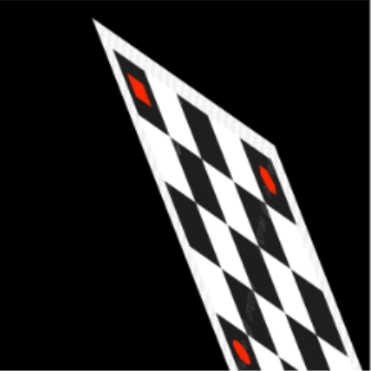
#> input picture images/transformed_image.jpeg, 371 x 371 px, found by its file name
$ python geometric_transforms_affine.py
#> lines starting #> are read from the running program, lines starting #| are printed output that depends on the picture
import numpy as np
import cv2 as cv
import matplotlib.pyplot as plt

# Read in the image.
img = cv.imread('..\\images\\transformed_image.jpeg')
#> img is the input picture: shape (371, 371, 3); mean B, G, R 45.6, 45.7, 46.7
assert img is not None, "file could not be read, check with os.path.exists()"

# Get the images rows, columns
rows,cols,ch = img.shape
#> rows = 371; cols = 371; ch = 3

# First step: Translate image back to original frame of view:
# --------------------------------------------------------
# Here, I try to move the board so its top-left corner is at the origin (0,0).
# I use a 2x3 translation matrix, T, which shift the pixels
# of the image 93 columns to the left and 20 rows up.
T = np.float32([
    [1,0,-93],  # 93 columns to left
    [0,1,-20]]) # 20 rows up

# I then use OpenCV's warpAffine function to apply this
# transformation to every pixel:
translated_img = cv.warpAffine(img,T,(cols,rows))
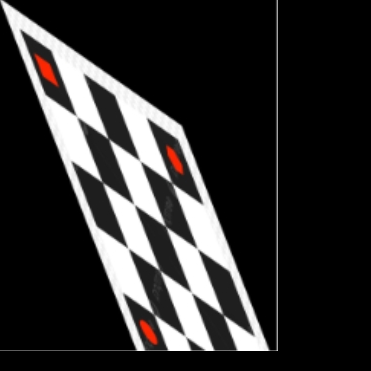
#> translated_img: shape (371, 371, 3); mean B, G, R 45.4, 45.6, 46.6

# Second step: Affine transformation.
# --------------------------------------------------------
# Now that the top left of the board is aligned
# I can use a affine transformation. The transformed image
# seems to maintain parallelism, so an affine transformation
# should be able to reproduce the original. I simply need to change
# the parallelogram back into a square.
rows,cols,ch = translated_img.shape # Get the rows, columns, and color of the outputed matrix (translated_img)

# OpenCV allows us to get a affine transformation matrix by
# providing three points on the input matrix that we want to
# be mapped to three different points on the output matrix.
# I decided to choose the top left corner (which should stay in the same place),
# the top right corner of the board (181, 125), which will move to the top right
# corner of the frame (371, 0), and the bottom left corner of the board, which will
# to a point near the bottom left corner (not exactly the bottom left some of
# the bottom of the image has been chopped off).
pts1 = np.float32([
    [0,0],      # Top left corner
    [137,350],  # Bottom left corner
    [181,125]]) # Top right corner
pts2 = np.float32([
    [0,0],       # Top left corner
    [0,360],     # Bottom left corner
    [371,0]])    # Top right corner

# This function will give us a affine transfomation matrix
# based on the points we have provided above:
Matrix2 = cv.getAffineTransform(pts1,pts2)

# Apply the transformation:
new_img = cv.warpAffine(translated_img,Matrix2,(371,371))
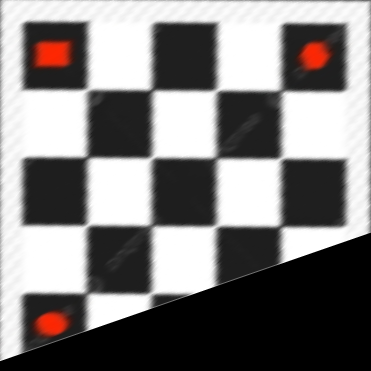
#> new_img: shape (371, 371, 3); mean B, G, R 126.6, 127.1, 130

# Now we plot three images: The tranformed image which we
# used as input, the attempted recreation of the original
# matrix we outputted, and the original image which we are
# trying to replicate:
original_img = cv.imread('..\\images\\original_image.jpeg') # Read in the original image.
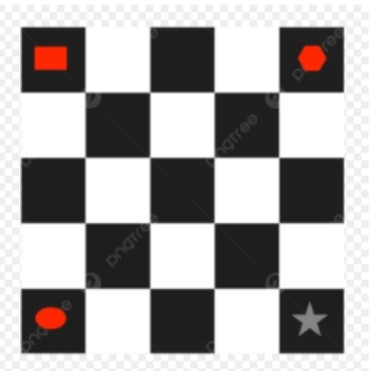
#> input picture images/original_image.jpeg, 371 x 371 px, found by its file name
#> original_img is the input picture: shape (371, 371, 3); mean B, G, R 164.6, 165.1, 167.9
h, w = img.shape[:2] # Get the images height and width
#> h = 371; w = 371

dpi = 371
figsize = (3 * w / dpi, h / dpi)  # 3 images side by side
#> figsize = (3, 1)
plt.figure(figsize=figsize, dpi=dpi)

plt.subplot(1, 3, 1)
plt.imshow(cv.cvtColor(original_img, cv.COLOR_BGR2RGB))
plt.title('Original Image', fontsize=4)
plt.axis('off')

plt.subplot(1, 3, 2)
plt.imshow(cv.cvtColor(img, cv.COLOR_BGR2RGB))
plt.title('Transformed Image', fontsize=4)
plt.axis('off')

plt.subplot(1, 3, 3)
plt.imshow(cv.cvtColor(new_img, cv.COLOR_BGR2RGB))
plt.title('Reverse Engineered Image', fontsize=4)
plt.axis('off')

plt.tight_layout()
plt.show()
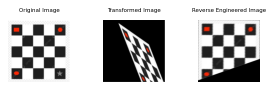
#> figure drawn by matplotlib, 3 panels
